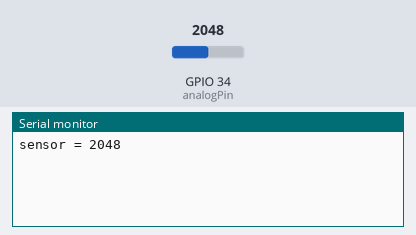
A sketch run on a simulated ESP32. Parts: the last lines printed to the serial monitor. The test bench sets the inputs (shaded band); at power-on: GPIO 34 (analogPin) = 2048. WiFi joins after 1.5 s; servers stay silent unless stated.

Above: at 3.0 s.
3.1 s: GPIO 34 (analogPin) set to 2866
At 4.4 s:
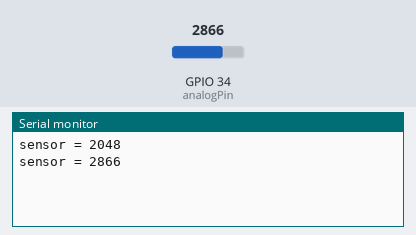
4.6 s: GPIO 34 (analogPin) set to 3603
At 5.3 s:
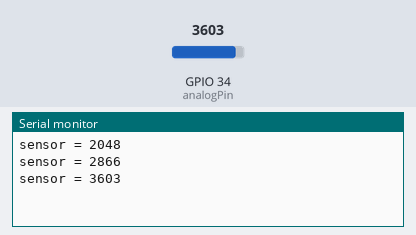
Timing chart, 0 to 7.6 s (numbered marks = the images above; inputs shaded):
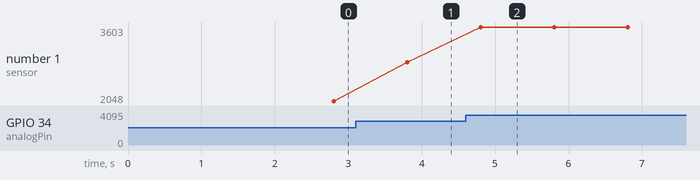

Measured:
- after the input at 3.1 s, the serial monitor: prints a new line after 0.70 s (image 1)
- after the input at 4.6 s, the serial monitor: prints a new line after 0.20 s (image 2)
- plotted number 1: 2048 → 2866 after the input at 3.1 s, 2866 → 3603 after the input at 4.6 s

The sketch:

10_ADCblynk.ino
```cpp
#include <WiFi.h>
#include <WiFiClient.h>
#include <BlynkSimpleEsp32.h>

char auth[] = ""; // silahkan diisi tokon masing masing yg dikirimkan ia email
char ssid[] = "Hallo";
char pass[] = "12345678";

const int analogPin = 34;  // Analog input pin 0 (GPIO 36)
int sensorValue = 0;  // Value read from the ADC

BlynkTimer timer;

void setup() {
  Serial.begin(9600); // Initialize serial monitor output at 9600 bps:
  Blynk.begin(auth, ssid, pass);  // Connect to Blynk Cloud
  timer.setInterval(1000L, AnalogPinRead);  // Run sensor scan 4 times a second
}

void AnalogPinRead() {
  sensorValue = analogRead(analogPin);  // Read the analog in value:
  Serial.print("sensor = ");  // Print the results...
  Serial.println(sensorValue);  // ...to the serial monitor:
 // Blynk.virtualWrite(V0, sensorValue);  // Send the results to Gauge Widget
}

void loop() {
  Blynk.run();
  timer.run();
}
```
